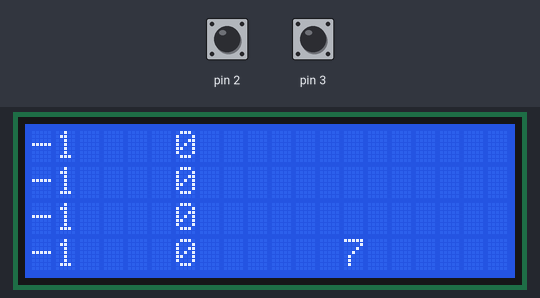
Recording of a sketch running on a simulated Arduino Uno, built with avr-gcc and run on an emulated ATmega328P. Parts: 20×4 character LCD. Inputs (shaded band) come from the test bench; at power-on: pin 2 HIGH, pin 3 HIGH.

Above: at 7.3 s.
7.4 s: pin 2 pulled LOW for 0.15 s
At 9.0 s:
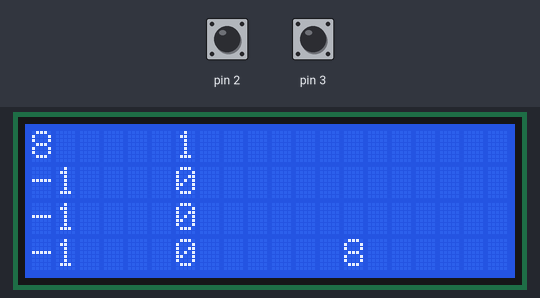
10.5 s: pin 3 pulled LOW for 0.15 s
At 11.9 s:
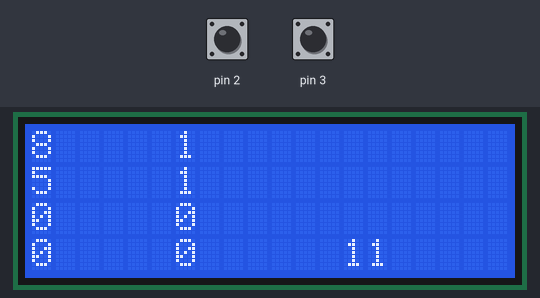
13.6 s: pin 2 pulled LOW for 1 s
At 15.1 s:
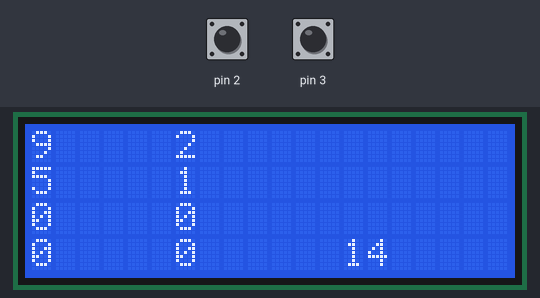
16.8 s: pin 3 pulled LOW for 1 s
At 18.2 s:
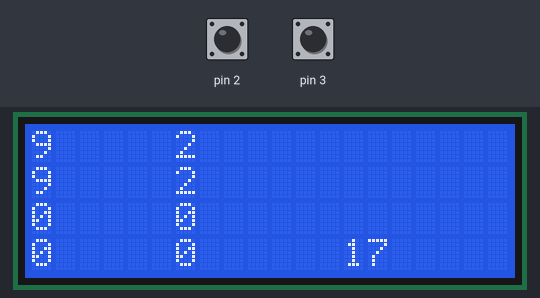
Timing chart, 0 to 19.8 s (numbered marks = the images above; inputs shaded):
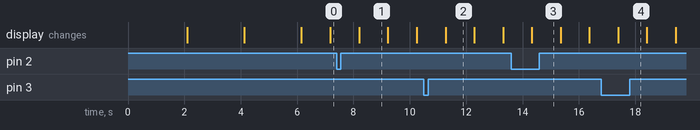

The sketch:

Pulse_Counter.ino
```cpp
#include "Wire.h" // For I2C
#include "LiquidCrystal_I2C.h"
LiquidCrystal_I2C lcd(0x3F,20,4); // 0x27 is often the default I2C bus address

const long startScreenInterval = 2000;
const long maxPulseInterval = 10000;
volatile long counter2,timePrevious2,timeRecent2 = 0;
volatile long counter3,timePrevious3,timeRecent3 = 0;
volatile long counter18,timePrevious18,timeRecent18 = 0;
volatile long counter19,timePrevious19,timeRecent19 = 0;

void setup()
{
  lcd.init();
  lcd.backlight();
  pinMode(3, INPUT_PULLUP);
  attachInterrupt(digitalPinToInterrupt(3), ISR_3, FALLING);
  pinMode(2, INPUT_PULLUP);
  attachInterrupt(digitalPinToInterrupt(2), ISR_2, FALLING);
  pinMode(18, INPUT_PULLUP);
  attachInterrupt(digitalPinToInterrupt(18), ISR_18, FALLING);
  pinMode(19, INPUT_PULLUP);
  attachInterrupt(digitalPinToInterrupt(19), ISR_19, FALLING);
  startScreen();
}

void ISR_2()
{
  timePrevious2 = timeRecent2;
  timeRecent2 = millis();
  counter2++;
}

void ISR_3()
{
  timePrevious3 = timeRecent3;
  timeRecent3 = millis();
  counter3++;
}

void ISR_18()
{
  timePrevious18 = timeRecent18;
  timeRecent18 = millis();
  counter18++;
}

void ISR_19()
{
  timePrevious19 = timeRecent19;
  timeRecent19 = millis();
  counter19++;
}

void loop()
{
  lcd.clear();

  lcd.setCursor(0, 0);
  lcd.print(millis() - timeRecent2 > maxPulseInterval ? 0 : 60000/(timeRecent2-timePrevious2));
  lcd.setCursor(6,0);
  lcd.print(counter2);

  lcd.setCursor(0, 1);
  lcd.print(millis() - timeRecent3 > maxPulseInterval ? 0 : 60000/(timeRecent3-timePrevious3));
  lcd.setCursor(6,1);
  lcd.print(counter3);

  lcd.setCursor(0, 2);
  lcd.print(millis() - timeRecent18 > maxPulseInterval ? 0 : 60000/(timeRecent18-timePrevious18));
  lcd.setCursor(6,2);
  lcd.print(counter18);

  lcd.setCursor(0, 3);
  lcd.print(millis() - timeRecent19 > maxPulseInterval ? 0 : 60000/(timeRecent19-timePrevious19));
  lcd.setCursor(6,3);
  lcd.print(counter19);


  lcd.setCursor(13,3);
  lcd.print(millis()/1000);
  delay(1000);
}

void startScreen() {
  lcd.clear();
  lcd.setCursor(0, 0);
  lcd.print("X");
  lcd.setCursor(0, 1);
  lcd.print("X   Impuls/minut");
  lcd.setCursor(0, 2);
  lcd.print("X");
  lcd.setCursor(0, 3);
  lcd.print("X");
  delay(startScreenInterval);

  lcd.clear();
  lcd.setCursor(6, 0);
  lcd.print("X");
  lcd.setCursor(6, 1);
  lcd.print("X Impuls tot");
  lcd.setCursor(6, 2);
  lcd.print("X");
  lcd.setCursor(6, 3);
  lcd.print("X");
  delay(startScreenInterval);

  lcd.clear();
  lcd.setCursor(0, 1);
  lcd.print("Sekunder sedan start");
  lcd.setCursor(13, 3);
  lcd.print("X");

  delay(startScreenInterval);

}
```
